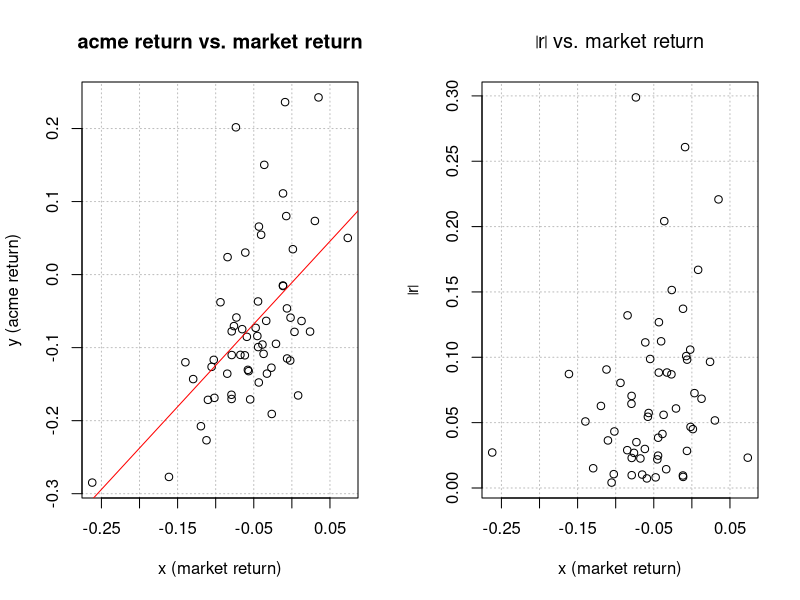
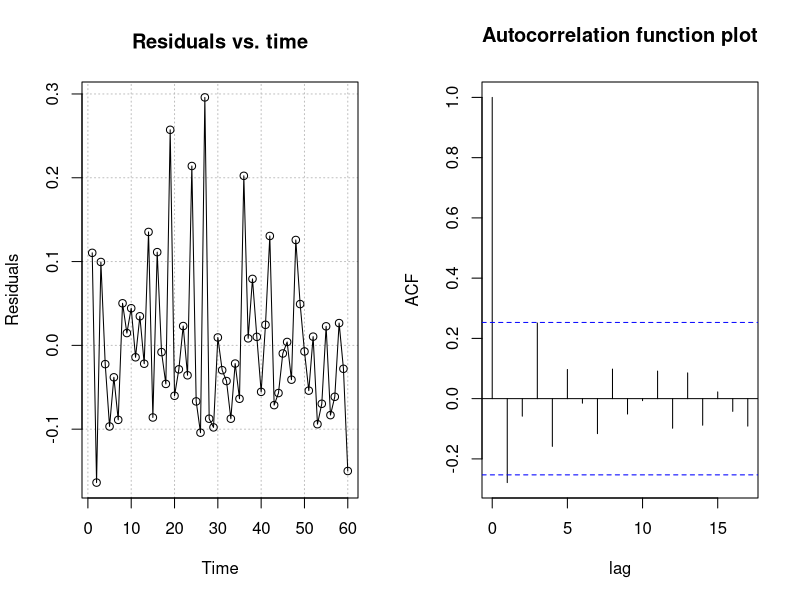

Write R code to recreate these figures, in order. (Note: this script raises an error after producing the figures.)
########################################################################
# NAME:  Chris Bilder                                                  #
# DATE:  3-6-06                                                        #
# UPDATE:                                                              #
# PURPOSE: Example 6.3                                                 #
#                                                                      #
# NOTES:                                                               #
########################################################################

########################################################################
# Get the data and do some initial examinations

  library(boot)
  
  head(acme) 
  n<-nrow(acme)
  
  par(mfrow = c(1,2))
  plot(x = acme$market, y = acme$acme, xlab = "x (market return)", ylab = "y (acme return)", 
       main = "acme return vs. market return", panel.first = grid(col="gray", lty="dotted"))
  abline(lm(acme ~ market, data = acme), col = "red")
    
  mod.fit<-lm(acme ~ market, data = acme)
  sum.fit<-summary(mod.fit)
  sum.fit
  
  #Perform regular test of Ho: beta1 = 1 vs. beta1 > 0
  z.0<-as.numeric((mod.fit$coefficients[2]-1)/sum.fit$coefficients[2,2])
  #p-value
  1 - pt(q = z.0, df = n-2) 
  1 - pnorm(q = z.0, mean = 0, sd = 1)  #Given by BMA
  
  
  #Get h_j
  influence.stat<-lm.influence(mod.fit)
  h.j<-influence.stat$hat
  
  #Modified residuals
  r.j<-mod.fit$residuals/sqrt(1-h.j)
  mean(r.j)
  
  plot(x = acme$market, y = abs(r.j), xlab = "x (market return)", ylab = expression(abs(r)), 
       main = expression(paste(abs(r), " vs. market return")), panel.first = grid(col="gray", lty="dotted"))


  #Check for autocorrelation
  par(mfrow = c(1,2))
  #Usual plot from a regression class
  plot(x = 1:length(acme$market), y = mod.fit$residuals, ylab = "Residuals", xlab = "Time", main = "Residuals vs. time", 
       type = "o", panel.first = grid(col="gray", lty="dotted"))
  #Plot of the autocorrelation function - correlation between e_i and e_i-1 (lag 1) is the first autocorrelation
  save<-acf(x = mod.fit$residuals, type = c("correlation"), main = "Autocorrelation function plot", xlab = "lag")
  save



########################################################################
# Case resampling - Perform a test of Ho: beta1 = 1 vs. beta1 > 1

  #Similar code for the first three lines as in Chapter 4 bird bootstrap example
  calc.t.cases<-function(data, i) {
    d<-data[i,]
    x<-d[d$variable == "X",]  
    y<-d[d$variable == "Y.tilde",]
    mod.fit.cases<-lm(formula = y$value ~ x$value)  #No data option needed since x and y exist outside of data.frame
    sum.fit<-summary(mod.fit.cases)
    c(as.numeric(mod.fit.cases$coefficients), sum.fit$coefficients[2,2])
  }
    
  #Restructure data set in order to resample under Ho - notice how I modify the response (see p. 268)
  set1<-rbind(data.frame(value = acme$market, variable = "X"), 
              data.frame(value = acme$acme - 1*acme$market, variable = "Y.tilde"))
  head(set1)
  tail(set1)
  
  #Try it - also, examine the effect of y.tilde = acme$acme - 1*acme$market has on the beta^'s
  calc.t.cases(data = set1, i = 1:nrow(set1))
 
  set.seed(7101)
  boot.res.cases<-boot(data = set1, statistic = calc.t.cases, R = 999, sim = "ordinary", strata = set1$variable)
  boot.res.cases
  
  save.index<-boot.array(boot.out = boot.res.cases, indices = TRUE)
  save.index[1,]
  #set1[save.index[1,],]
  

  #Testing beta1 = 1 - BUT NOTICE THAT I PUT 0 IN AS HYPOTHESIZED VALUE SINCE I ADJUSTED THE RESPONSE
  z.0<-(boot.res.cases$t0[2] - 0)/boot.res.cases$t0[3]
  z.star.0<-(boot.res.cases$t[,2] - 0)/boot.res.cases$t[,3]
  (sum(z.star.0>=z.0)+1)/(boot.res.cases$R+1)
 

  #Plots of resampling distribution under Ho
  par(mfrow = c(1,2), pty = "s", xaxs = "i")

  #Histogram
  hist(z.star.0, main = expression(paste("Histogram of ", z[0]^{"*"})), xlab=expression(paste(z[0]^{"*"})), freq = FALSE) 
  abline(v = z.0, col = "darkgreen", lwd = 5)
  curve(dnorm(x, mean = mean(z.star.0), sd = sd(z.star.0)), col = "red", add = TRUE)

  #EDF
  plot.ecdf(z.star.0, verticals = TRUE, do.p = FALSE, main = expression(paste("EDF for ", z[0]^{"*"})), lwd = 2,
            panel.first = grid(nx = NULL, ny = NULL, col="gray", lty="dotted"), 
            ylab = expression(paste(hat(G), " under ", H[o])), xlab = expression(paste(z[0]^{"*"})))
  curve(expr = pnorm(x, mean(z.star.0), sd = sd(z.star.0)), col = "red", add = TRUE)
 
  #How about a standard normal on the plot?
  curve(expr = pnorm(x, mean = 0, sd = 1), col = "darkblue", add = TRUE)

  #How about a t-distribution with n-2 D.F. - of course, similar to standard normal
  curve(expr = pt(x, df = n-2), col = "darkgreen", add = TRUE)

  
  #Find p-value without a studentized quantity
  (sum(boot.res.cases$t[,2]>=boot.res.cases$t0[2])+1)/(boot.res.cases$R+1)
 


########################################################################
# Case resampling - Perform a test of Ho: beta1 = 0 vs. beta1 <> 0

  #Similar code for the first three lines in Chapter 4 for the bird bootstrap example
  calc.t.cases<-function(data, i) {
    d<-data[i,]
    x<-d[d$variable == "X",]  
    y<-d[d$variable == "Y",]
    mod.fit.cases<-lm(formula = y$value ~ x$value)  #No data option needed since x and y exist outside of data.frame
    sum.fit<-summary(mod.fit.cases)
    c(as.numeric(mod.fit.cases$coefficients), sum.fit$coefficients[2,2])
  }
    
  #Restructure data set in order to resample under Ho
  set1<-rbind(data.frame(value = acme$market, variable = "X"), 
              data.frame(value = acme$acme, variable = "Y"))
  head(set1)
  tail(set1)
  
  #Try it
  calc.t.cases(data = set1, i = 1:nrow(set1))
 
  set.seed(9817)
  boot.res.cases<-boot(data = set1, statistic = calc.t.cases, R = 999, sim = "ordinary", strata = set1$variable)
  boot.res.cases
  
  save.index<-boot.array(boot.out = boot.res.cases, indices = TRUE)
  save.index[1,]
  #set1[save.index[1,],]
  

  #Testing beta1 = 0 
  z.0<-(boot.res.cases$t0[2] - 0)/boot.res.cases$t0[3]
  z.star.0<-(boot.res.cases$t[,2] - 0)/boot.res.cases$t[,3]
  (sum(abs(z.star.0)>=abs(z.0))+1)/(boot.res.cases$R+1)
 

  #Plots of resampling distribution under Ho
  par(mfrow = c(1,2), pty = "s", xaxs = "i")
  
  #Histogram
  hist(z.star.0, main = expression(paste("Histogram of ", z[0]^{"*"})), xlab=expression(paste(z[0]^{"*"})), freq = FALSE) 
  abline(v = z.0, col = "darkgreen", lwd = 5)
  curve(dnorm(x, mean = mean(z.star.0), sd = sd(z.star.0)), col = "red", add = TRUE)

  #EDF
  plot.ecdf(z.star.0, verticals = TRUE, do.p = FALSE, main = expression(paste("EDF for ", z[0]^{"*"})), lwd = 2,
            panel.first = grid(nx = NULL, ny = NULL, col="gray", lty="dotted"), 
            ylab = expression(paste(hat(G), " under ", H[o])), xlab = expression(paste(z[0]^{"*"})))
  curve(expr = pnorm(x, mean(z.star.0), sd = sd(z.star.0)), col = "red", add = TRUE)





########################################################################
# Model-based resampling - Perform a test of Ho: beta1 = 1 vs. beta1 > 1 

  calc.t.modbased<-function(data, i, mu.hat, x) {
    epsilon<-data[i]
    y<-mu.hat + epsilon
    mod.fit.modbased<-lm(y ~ x)
    sum.fit<-summary(mod.fit.modbased)
    c(as.numeric(mod.fit.modbased$coefficients), sum.fit$coefficients[2,2])  #as.numeric() is just used to remove some not needed labels
  }

  #Find predicted values under Ho model
  beta.hat.0.Ho<-mean(acme$acme-1*acme$market)  #y = beta0 - 1*x implies y - 1*x = beta0
  mu.hat.Ho<-beta.hat.0.Ho + 1*acme$market 
  head(mu.hat.Ho)
  
  #Modified residuals where h_j = 1/n
  r.j<-(acme$acme-mu.hat.Ho)/sqrt(1-1/n)
  
  #Another way to find beta.hat.0 and h_j
  temp<-lm(acme ~ 1 + offset(market), data = acme) #offset() tells R to not estimate a parameter for market
  head(temp$fitted.values)  #Matches mu.hat.Ho
  hat.temp<-lm.influence(temp)$hat  #all are 1/n
  head(hat.temp)
  
  #Try it 
  calc.t.modbased(data = r.j - mean(r.j), i = 1:n, mu.hat = mu.hat.Ho, x = acme$market)
  
  set.seed(6510)
  boot.res.modbased<-boot(data = r.j - mean(r.j), statistic = calc.t.modbased, R = 999, sim = "ordinary", 
                          mu.hat = mu.hat.Ho, x = acme$market)
  boot.res.modbased
  
  #Notice the mean of the beta_hat1*'s is about 1 since resampled under Ho!
  mean(boot.res.modbased$t[,2])

  
  #Testing beta1 = 1 - note: boot.res.modbased$t0[2] <> mod.fit$coefficients[2] due to resampling from the r.j-rbar
  #z.0<-(boot.res.modbased$t0[2] - 1)/boot.res.modbased$t0[3]
  z.0<-as.numeric((mod.fit$coefficients[2]-1)/sum.fit$coefficients[2,2])
  z.star.0<-(boot.res.modbased$t[,2] - 1)/boot.res.modbased$t[,3]
  (sum(z.star.0>=z.0)+1)/(boot.res.modbased$R+1)
 

  #Plots of resampling distribution under Ho
  par(mfrow = c(1,2), pty = "s", xaxs = "i")
  
  #Histogram
  hist(z.star.0, main = expression(paste("Histogram of ", z[0]^{"*"})), xlab=expression(paste(z[0]^{"*"})), freq = FALSE) 
  abline(v = z.0, col = "darkgreen", lwd = 5)
  curve(dnorm(x, mean = mean(z.star.0), sd = sd(z.star.0)), col = "red", add = TRUE)

  #EDF
  plot.ecdf(z.star.0, verticals = TRUE, do.p = FALSE, main = expression(paste("EDF for ", z[0]^{"*"})), lwd = 2,
            panel.first = grid(nx = NULL, ny = NULL, col="gray", lty="dotted"), 
            ylab = expression(paste(hat(G), " under ", H[o])), xlab = expression(paste(z[0]^{"*"})))
  curve(expr = pnorm(x, mean(z.star.0), sd = sd(z.star.0)), col = "red", add = TRUE)


  #Find p-value without a studentized quantity
  (sum(boot.res.modbased$t[,2]>=boot.res.modbased$t0[2])+1)/(boot.res.modbased$R+1)



##########################################################################
# Model-based resampling - Perform a test of Ho: beta1 = 0 vs. beta1 <> 0

  calc.t.modbased<-function(data, i, mu.hat, x) {
    epsilon<-data[i]
    y<-mu.hat + epsilon
    mod.fit.modbased<-lm(y ~ x)
    sum.fit<-summary(mod.fit.modbased)
    c(as.numeric(mod.fit.modbased$coefficients), sum.fit$coefficients[2,2])  #as.numeric() is just used to remove some not needed labels
  }
  
  mu.hat.Ho<-mean(acme$acme) #Will get the same mu.hat.Ho from: lm(y~1)
  
  #Modified residuals
  r.j<-(acme$acme-mu.hat.Ho)/sqrt(1-1/n)
  
  #Try it 
  calc.t.modbased(data = r.j - mean(r.j), i = 1:n, mu.hat = mu.hat.Ho, x = acme$market)
  
  set.seed(7198)
  boot.res.modbased<-boot(data = r.j - mean(r.j), statistic = calc.t.modbased, R = 999, sim = "ordinary", 
                          mu.hat = mu.hat.Ho, x = acme$market)
  boot.res.modbased                    

   
  #Testing beta1 = 0 - note: boot.res.modbased$t0[2] <> mod.fit$coefficients[2] due to resampling from the r.j-rbar
  #z.0<-(boot.res.modbased$t0[2] - 0)/boot.res.modbased$t0[3]
  z.0<-as.numeric((mod.fit$coefficients[2]-0)/sum.fit$coefficients[2,2])
  z.star.0<-(boot.res.modbased$t[,2] - 0)/boot.res.modbased$t[,3]
  (sum(abs(z.star.0)>=abs(z.0))+1)/(boot.res.modbased$R+1)
 

  #Plots of resampling distribution under Ho
  par(mfrow = c(1,2), pty = "s", xaxs = "i")
  
  #Histogram
  hist(z.star.0, main = expression(paste("Histogram of ", z[0]^{"*"})), xlab=expression(paste(z[0]^{"*"})), freq = FALSE,
       xlim = c(min(z.star.0,z.0), max(z.star.0,z.0))) 
  abline(v = z.0, col = "darkgreen", lwd = 5)
  curve(dnorm(x, mean = mean(z.star.0), sd = sd(z.star.0)), col = "red", add = TRUE)

  #EDF
  plot.ecdf(z.star.0, verticals = TRUE, do.p = FALSE, main = expression(paste("EDF for ", z[0]^{"*"})), lwd = 2,
            panel.first = grid(nx = NULL, ny = NULL, col="gray", lty="dotted"), 
            ylab = expression(paste(hat(G), " under ", H[o])), xlab = expression(paste(z[0]^{"*"})))
  curve(expr = pnorm(x, mean(z.star.0), sd = sd(z.star.0)), col = "red", add = TRUE)



#
